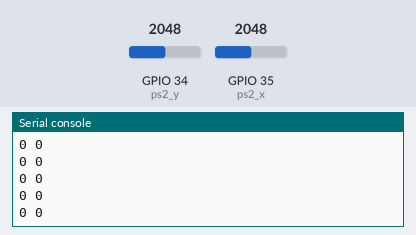
Bench run of a program on a simulated ESP32 board running MicroPython. On the bench: the last lines printed to the serial console. The test bench sets the inputs (shaded band); at power-on: GPIO 34 (ps2_y) = 2048, GPIO 35 (ps2_x) = 2048 (analog values on the 0–4095 scale).

Above: at 1.2 s.
1.3 s: GPIO 34 (ps2_y) set to 1560
At 1.31 s:
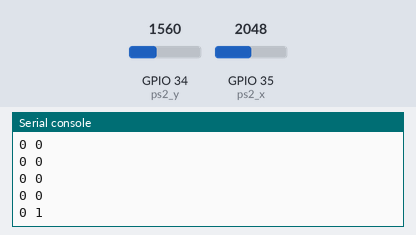
2.8 s: GPIO 35 (ps2_x) set to 1560
At 2.82 s:
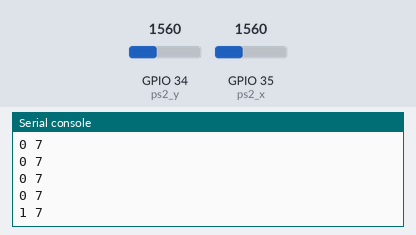
4.3 s: GPIO 34 (ps2_y) set to 2040
At 4.33 s:
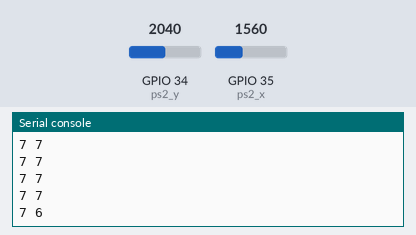
5.8 s: GPIO 35 (ps2_x) set to 2040
At 5.83 s:
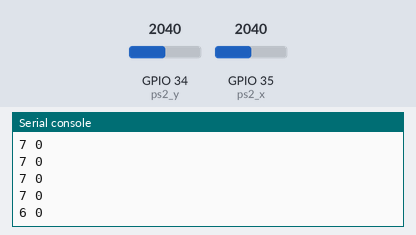
Timing chart, 0 to 8.3 s (numbered marks = the images above; inputs shaded):
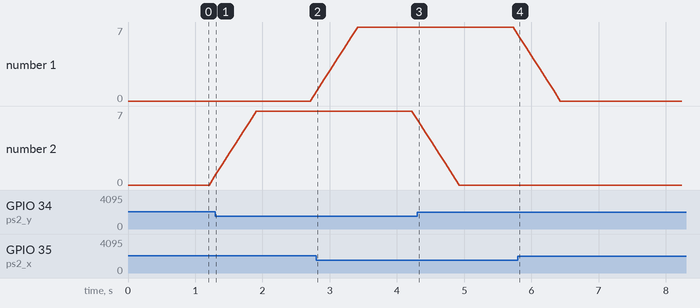

Measured:
- after the input at 1.3 s, the serial console: prints a new line at once (image 1)
- after the input at 2.8 s, the serial console: prints a new line at once (image 2)
- after the input at 4.3 s, the serial console: prints a new line at once (image 3)
- after the input at 5.8 s, the serial console: prints a new line at once (image 4)
- plotted number 2: 0 → 7 after the input at 1.3 s

The program:

22-PS2____LED_______.py
```python
from machine import Pin, ADC
import time


# 点阵对应引脚
row_1 = Pin(32, Pin.OUT)
row_2 = Pin(33, Pin.OUT)
row_3 = Pin(25, Pin.OUT)
row_4 = Pin(26, Pin.OUT)
row_5 = Pin(27, Pin.OUT)
row_6 = Pin(14, Pin.OUT)
row_7 = Pin(12, Pin.OUT)
row_8 = Pin(13, Pin.OUT)

row_list = [row_1, row_2, row_3, row_4, row_5, row_6, row_7, row_8]

col_1 = Pin(21, Pin.OUT)
col_2 = Pin(19, Pin.OUT)
col_3 = Pin(18, Pin.OUT)
col_4 = Pin(5, Pin.OUT)
col_5 = Pin(17, Pin.OUT)
col_6 = Pin(16, Pin.OUT)
col_7 = Pin(4, Pin.OUT)
col_8 = Pin(2, Pin.OUT)


col_list = [col_1, col_2, col_3, col_4, col_5, col_6, col_7, col_8]


def set_power_row(i):
    for row in row_list:
        row.value(0)
    if 0 <= i <= 7:
        row_list[i].value(1)


def set_earth_col(i):
    for col in col_list:
        col.value(1)
    if 0 <= i <= 7:
        col_list[i].value(0)


def set_col_row_led_light(row, col):
    set_power_row(row)
    set_earth_col(col)


# PS2摇杆引脚
ps2_y = ADC(Pin(34))
ps2_y.atten(ADC.ATTN_11DB)  # 这里配置测量量程为3.3V
ps2_x = ADC(Pin(35))
ps2_x.atten(ADC.ATTN_11DB)  # 这里配置测量量程为3.3V

# PS2按下引脚
btn = Pin(15, Pin.IN)

# 点亮的LED灯
x = 0
y = 0

# 程序主循环
while True:
    val_y = ps2_y.read()  # 0-4095
    val_x = ps2_x.read()  # 0-4095
    # print("x:{} y:{} btn:{}".format(val_x, val_y, btn.value()))
    if val_y > 2000:
        y -= 1
        if y < 0:
            y = 0
    elif val_y < 1600:
        y += 1
        if y > 7:
            y = 7

    if val_x > 2000:
        x -= 1
        if x < 0:
            x = 0
    elif val_x < 1600:
        x += 1
        if x > 7:
            x = 7

    print(x, y)
    set_col_row_led_light(x, y)

    time.sleep(0.1)
```
